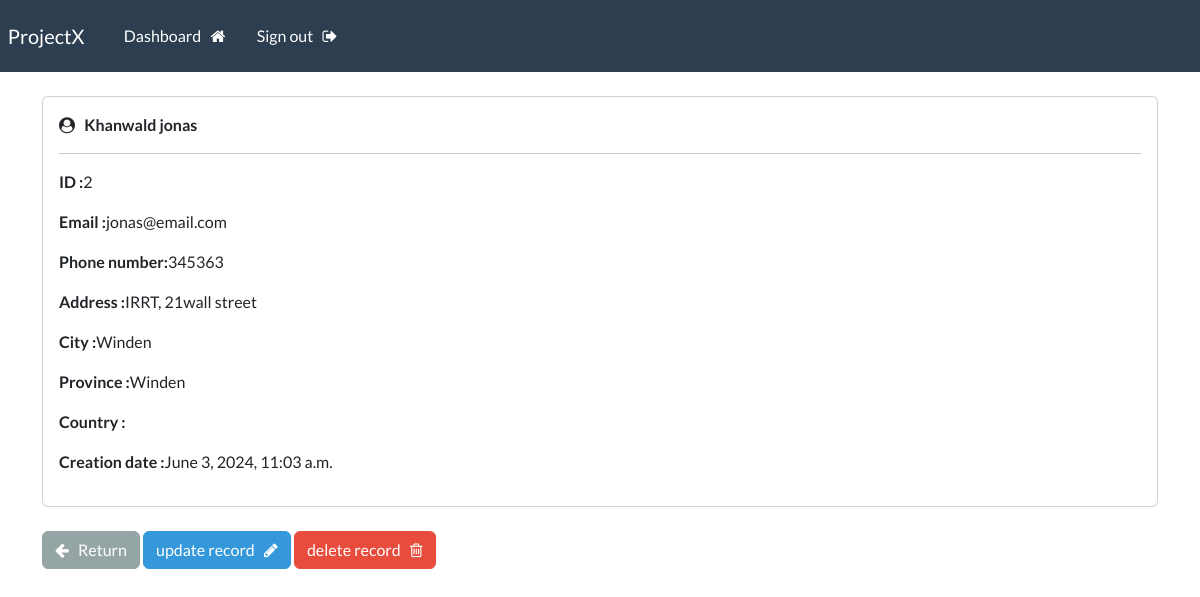
/record/2/ (signed in), run on an earlier commit of the app's database.
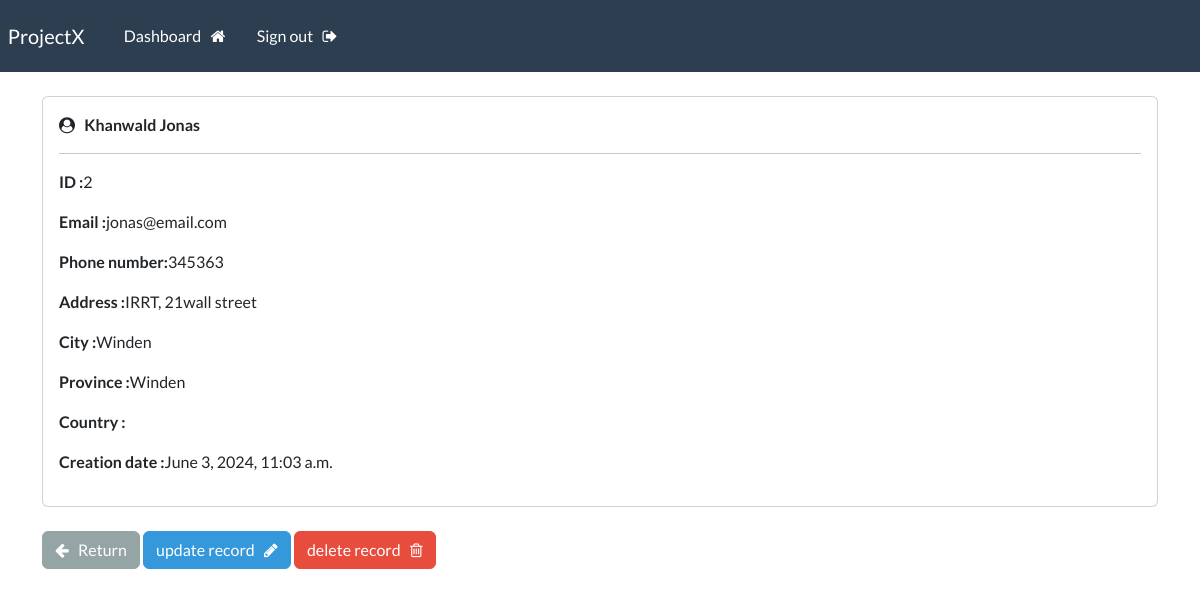
And on a later commit of the database.
### webapp/models.py (models this page shows, shortened)
class Record(models.Model):
    created = models.DateTimeField(auto_now_add=True)
    first_name = models.CharField(max_length=100)
    last_name = models.CharField(max_length=100)
    email = models.EmailField(max_length=255)
    phone = models.CharField(max_length=20)
    address = models.CharField(max_length=300)
    city = models.CharField(max_length=255)
    province = models.CharField(max_length=125)

### webapp/views.py (the view)
# urls.py: path('record/<int:pk>/', views.view_record,name="record"),
@login_required(login_url='login')
def view_record(request,pk):
    record = Record.objects.get(id=pk)
    context = {'record':record}
    return render(request, 'webapp/view-record.html',context)

### webapp/templates/webapp/view-record.html (shortened to what this page needs)
{% extends "webapp/base.html" %}
{% block content %}
<div class="card">
    <div class="card-body">
        <i class="fa fa-user-circle" aria-hidden="true"></i>
        <strong>
            {{record.last_name}}
            {{record.first_name}}
        </strong>
    <hr>
        <p><strong>ID :</strong>{{record.id}}</p>
        <p><strong>Email :</strong>{{record.email}}</p>
        <p><strong>Phone number:</strong>{{record.phone}}</p>
        <p><strong>Address :</strong>{{record.address}}</p>
        <p><strong>City :</strong>{{record.city}}</p>
        <p><strong>Province :</strong>{{record.province}}</p>
        <p><strong>Country :</strong>{{record.country}}</p>
        <p><strong>Creation date :</strong>{{record.created}}</p>
    </div>
</div>
<br>
<a href="{% url 'dashboard' %}" class="btn btn-secondary">  <i class="fa fa-arrow-left" aria-hidden="true"></i> &nbsp;  Return </a>
<a class="btn btn-info" href="{% url 'update-record' record.id %}">update record &nbsp; <i class="fa fa-pencil" aria-hidden="true"></i></a>
<a class="btn btn-danger" href="{% url 'delete-record' record.id %}">  delete record &nbsp; <i class="fa fa-trash-o" aria-hidden="true"></i></a>
{% endblock content %}

What changed in the data, as far as the page shows it:
changed Record "Khanwald": first_name "jonas" → "Jonas"
